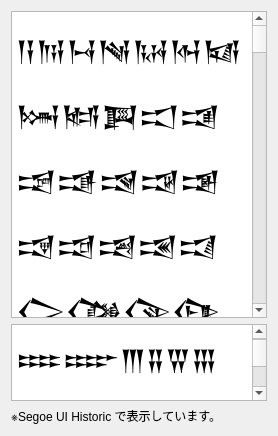
      <widget class="QWidget" name="tab_5">
       <attribute name="title">
        <string>楔形文字</string>
       </attribute>
       <layout class="QVBoxLayout" name="verticalLayout_9">
        <item>
         <widget class="QPlainTextEdit" name="plainTextEdit_2">
          <property name="sizePolicy">
           <sizepolicy hsizetype="Expanding" vsizetype="Expanding">
            <horstretch>0</horstretch>
            <verstretch>4</verstretch>
           </sizepolicy>
          </property>
          <property name="font">
           <font>
            <family>Segoe UI Historic</family>
            <pointsize>21</pointsize>
            <weight>50</weight>
            <italic>false</italic>
            <bold>false</bold>
           </font>
          </property>
          <property name="styleSheet">
           <string notr="true">font: 21pt &quot;Segoe UI Historic&quot;;</string>
          </property>
          <property name="readOnly">
           <bool>true</bool>
          </property>
          <property name="plainText">
           <string>𒀀𒀁𒀂𒀃𒀄𒀅𒀆𒀇𒀈𒀉𒀊𒀋𒀌𒀍𒀎𒀏𒀐𒀑𒀒𒀓𒀔𒀕𒀖𒀗𒀘𒀙𒀚𒀛𒀜𒀝𒀞𒀟𒀠𒀡𒀢𒀣𒀤𒀥𒀦𒀧𒀨𒀩𒀪𒀫𒀬𒀭𒀮𒀯𒀰𒀱𒀲𒀳𒀴𒀵𒀶𒀷𒀸𒀹𒀺𒀻𒀼𒀽𒀾𒀿𒁀𒁁𒁂𒁃𒁄𒁅𒁆𒁇𒁈𒁉𒁊𒁋𒁌𒁍𒁎𒁏𒁐𒁑𒁒𒁓𒁔𒁕𒁖𒁗𒁘𒁙𒁚𒁛𒁜𒁝𒁞𒁟𒁠𒁡𒁢𒁣𒁤𒁥𒁦𒁧𒁨𒁩𒁪𒁫𒁬𒁭𒁮𒁯𒁰𒁱𒁲𒁳𒁴𒁵𒁶𒁷𒁸𒁹𒁺𒁻𒁼𒁽𒁾𒁿𒂀𒂁𒂂𒂃𒂄𒂅𒂆𒂇𒂈𒂉𒂊𒂋𒂌𒂍𒂎𒂏𒂐𒂑𒂒𒂓𒂔𒂕𒂖𒂗𒂘𒂙𒂚𒂛𒂜𒂝𒂞𒂟𒂠𒂡𒂢𒂣𒂤𒂥𒂦𒂧𒂨𒂩𒂪𒂫𒂬𒂭𒂮𒂯𒂰𒂱𒂲𒂳𒂴𒂵𒂶𒂷𒂸𒂹𒂺𒂻𒂼𒂽𒂾𒂿𒃀𒃁𒃂𒃃𒃄𒃅𒃆𒃇𒃈𒃉𒃊𒃋𒃌𒃍𒃎𒃏𒃐𒃑𒃒𒃓𒃔𒃕𒃖𒃗𒃘𒃙𒃚𒃛𒃜𒃝𒃞𒃟𒃠𒃡𒃢𒃣𒃤𒃥𒃦𒃧𒃨𒃩𒃪𒃫𒃬𒃭𒃮𒃯𒃰𒃱𒃲𒃳𒃴𒃵𒃶𒃷𒃸𒃹𒃺𒃻𒃼𒃽𒃾𒃿𒄀𒄁𒄂𒄃𒄄𒄅𒄆𒄇𒄈𒄉𒄊𒄋𒄌𒄍𒄎𒄏𒄐𒄑𒄒𒄓𒄔𒄕𒄖𒄗𒄘𒄙𒄚𒄛𒄜𒄝𒄞𒄟𒄠𒄡𒄢𒄣𒄤𒄥𒄦𒄧𒄨𒄩𒄪𒄫𒄬𒄭𒄮𒄯𒄰𒄱𒄲𒄳𒄴𒄵𒄶𒄷𒄸𒄹𒄺𒄻𒄼𒄽𒄾𒄿𒅀𒅁𒅂𒅃𒅄𒅅𒅆𒅇𒅈𒅉𒅊𒅋𒅌𒅍𒅎𒅏𒅐𒅑𒅒𒅓𒅔𒅕𒅖𒅗𒅘𒅙𒅚𒅛𒅜𒅝𒅞𒅟𒅠𒅡𒅢𒅣𒅤𒅥𒅦𒅧𒅨𒅩𒅪𒅫𒅬𒅭𒅮𒅯𒅰𒅱𒅲𒅳𒅴𒅵𒅶𒅷𒅸𒅹𒅺𒅻𒅼𒅽𒅾𒅿𒆀𒆁𒆂𒆃𒆄𒆅𒆆𒆇𒆈𒆉𒆊𒆋𒆌𒆍𒆎𒆏𒆐𒆑𒆒𒆓𒆔𒆕𒆖𒆗𒆘𒆙𒆚𒆛𒆜𒆝𒆞𒆟𒆠𒆡𒆢𒆣𒆤𒆥𒆦𒆧𒆨𒆩𒆪𒆫𒆬𒆭𒆮𒆯𒆰𒆱𒆲𒆳𒆴𒆵𒆶𒆷𒆸𒆹𒆺𒆻𒆼𒆽𒆾𒆿𒇀𒇁𒇂𒇃𒇄𒇅𒇆𒇇𒇈𒇉𒇊𒇋𒇌𒇍𒇎𒇏𒇐𒇑𒇒𒇓𒇔𒇕𒇖𒇗𒇘𒇙𒇚𒇛𒇜𒇝𒇞𒇟𒇠𒇡𒇢𒇣𒇤𒇥𒇦𒇧𒇨𒇩𒇪𒇫𒇬𒇭𒇮𒇯𒇰𒇱𒇲𒇳𒇴𒇵𒇶𒇷𒇸𒇹𒇺𒇻𒇼𒇽𒇾𒇿𒈀𒈁𒈂𒈃𒈄𒈅𒈆𒈇𒈈𒈉𒈊𒈋𒈌𒈍𒈎𒈏𒈐𒈑𒈒𒈓𒈔𒈕𒈖𒈗𒈘𒈙𒈚𒈛𒈜𒈝𒈞𒈟𒈠𒈡𒈢𒈣𒈤𒈥𒈦𒈧𒈨𒈩𒈪𒈫𒈬𒈭𒈮𒈯𒈰𒈱𒈲𒈳𒈴𒈵𒈶𒈷𒈸𒈹𒈺𒈻𒈼𒈽𒈾𒈿𒉀𒉁𒉂𒉃𒉄𒉅𒉆𒉇𒉈𒉉𒉊𒉋𒉌𒉍𒉎𒉏𒉐𒉑𒉒𒉓𒉔𒉕𒉖𒉗𒉘𒉙𒉚𒉛𒉜𒉝𒉞𒉟𒉠𒉡𒉢𒉣𒉤𒉥𒉦𒉧𒉨𒉩𒉪𒉫𒉬𒉭𒉮𒉯𒉰𒉱𒉲𒉳𒉴𒉵𒉶𒉷𒉸𒉹𒉺𒉻𒉼𒉽𒉾𒉿𒊀𒊁𒊂𒊃𒊄𒊅𒊆𒊇𒊈𒊉𒊊𒊋𒊌𒊍𒊎𒊏𒊐𒊑𒊒𒊓𒊔𒊕𒊖𒊗𒊘𒊙𒊚𒊛𒊜𒊝𒊞𒊟𒊠𒊡𒊢𒊣𒊤𒊥𒊦𒊧𒊨𒊩𒊪𒊫𒊬𒊭𒊮𒊯𒊰𒊱𒊲𒊳𒊴𒊵𒊶𒊷𒊸𒊹𒊺𒊻𒊼𒊽𒊾𒊿𒋀𒋁𒋂𒋃𒋄𒋅𒋆𒋇𒋈𒋉𒋊𒋋𒋌𒋍𒋎𒋏𒋐𒋑𒋒𒋓𒋔𒋕𒋖𒋗𒋘𒋙𒋚𒋛𒋜𒋝𒋞𒋟𒋠𒋡𒋢𒋣𒋤𒋥𒋦𒋧𒋨𒋩𒋪𒋫𒋬𒋭𒋮𒋯𒋰𒋱𒋲𒋳𒋴𒋵𒋶𒋷𒋸𒋹𒋺𒋻𒋼𒋽𒋾𒋿𒌀𒌁𒌂𒌃𒌄𒌅𒌆𒌇𒌈𒌉𒌊𒌋𒌌𒌍𒌎𒌏𒌐𒌑𒌒𒌓𒌔𒌕𒌖𒌗𒌘𒌙𒌚𒌛𒌜𒌝𒌞𒌟𒌠𒌡𒌢𒌣𒌤𒌥𒌦𒌧𒌨𒌩𒌪𒌫𒌬𒌭𒌮𒌯𒌰𒌱𒌲𒌳𒌴𒌵𒌶𒌷𒌸𒌹𒌺𒌻𒌼𒌽𒌾𒌿𒍀𒍁𒍂𒍃𒍄𒍅𒍆𒍇𒍈𒍉𒍊𒍋𒍌𒍍𒍎𒍏𒍐𒍑𒍒𒍓𒍔𒍕𒍖𒍗𒍘𒍙𒍚𒍛𒍜𒍝𒍞𒍟𒍠𒍡𒍢𒍣𒍤𒍥𒍦𒍧𒍨𒍩𒍪𒍫𒍬𒍭𒍮𒍯𒍰𒍱𒍲𒍳𒍴𒍵𒍶𒍷𒍸𒍹𒍺𒍻𒍼𒍽𒍾𒍿𒎀𒎁𒎂𒎃𒎄𒎅𒎆𒎇𒎈𒎉𒎊𒎋𒎌𒎍𒎎𒎏𒎐𒎑𒎒𒎓𒎔𒎕𒎖𒎗𒎘𒎙</string>
          </property>
         </widget>
        </item>
        <item>
         <widget class="QPlainTextEdit" name="plainTextEdit_3">
          <property name="sizePolicy">
           <sizepolicy hsizetype="Expanding" vsizetype="Expanding">
            <horstretch>0</horstretch>
            <verstretch>1</verstretch>
           </sizepolicy>
          </property>
          <property name="font">
           <font>
            <family>Segoe UI Historic</family>
            <pointsize>21</pointsize>
            <weight>50</weight>
            <italic>false</italic>
            <bold>false</bold>
           </font>
          </property>
          <property name="styleSheet">
           <string notr="true">font: 21pt &quot;Segoe UI Historic&quot;;</string>
          </property>
          <property name="readOnly">
           <bool>true</bool>
          </property>
          <property name="plainText">
           <string>𒐀𒐁𒐂𒐃𒐄𒐅𒐆𒐇𒐈𒐉𒐊𒐋𒐌𒐍𒐎𒐏𒐐𒐑𒐒𒐓𒐔𒐕𒐖𒐗𒐘𒐙𒐚𒐛𒐜𒐝𒐞𒐟𒐠𒐡𒐢𒐣𒐤𒐥𒐦𒐧𒐨𒐩𒐪𒐫𒐬𒐭𒐮𒐯𒐰𒐱𒐲𒐳𒐴𒐵𒐶𒐷𒐸𒐹𒐺𒐻𒐼𒐽𒐾𒐿𒑀𒑁𒑂𒑃𒑄𒑅𒑆𒑇𒑈𒑉𒑊𒑋𒑌𒑍𒑎𒑏𒑐𒑑𒑒𒑓𒑔𒑕𒑖𒑗𒑘𒑙𒑚𒑛𒑜𒑝𒑞𒑟𒑠𒑡𒑢𒑣𒑤𒑥𒑦𒑧𒑨𒑩𒑪𒑫𒑬𒑭𒑮𒑯𒑰𒑱𒑲𒑳𒑴</string>
          </property>
         </widget>
        </item>
        <item>
         <widget class="QLabel" name="label_18">
          <property name="text">
           <string>※Segoe UI Historic で表示しています。</string>
          </property>
         </widget>
        </item>
       </layout>
      </widget>
